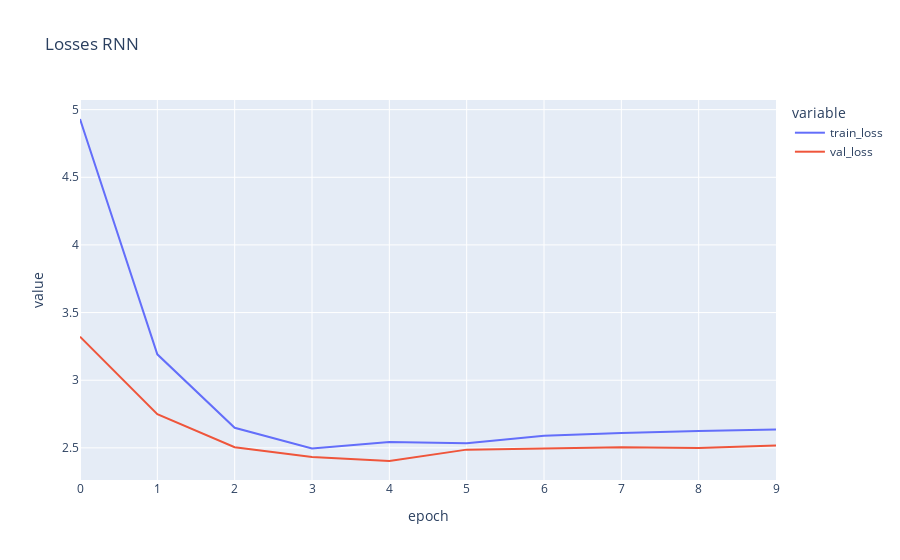

The notebook cell saved with this chart:
### Code cell
# Initialize the RNN model, loss function, and optimizer
rnn_model = RNN(features, hidden_size, num_layers, num_classes, verbose=False)
optimizer_rnn = optim.Adam(rnn_model.parameters(), lr=0.1)

rnn_train_losses, rnn_val_losses, rnn_avg_losses = train_model(
    X_train, y_train, X_test, y_test, rnn_model, criterion, optimizer_rnn, 
    num_epochs=10, batch_size=int(batch_size/2), verbose=False
)

plot_losses(rnn_avg_losses, rnn_val_losses, "RNN")

### Figure 1 — Plotly figure (JSON) as saved in the notebook; plotly's stock layout.template omitted (floating-point values rounded to 4 significant figures)
{"data": [{"hovertemplate": "variable=train_loss<br>epoch=%{x}<br>value=%{y}<extra></extra>", "legendgroup": "train_loss", "line": {"color": "#636efa", "dash": "solid"}, "marker": {"symbol": "circle"}, "mode": "lines", "name": "train_loss", "orientation": "v", "showlegend": true, "type": "scatter", "x": [0, 1, 2, 3, 4, 5, 6, 7, 8, 9], "xaxis": "x", "y": [4.931, 3.191, 2.649, 2.495, 2.544, 2.534, 2.59, 2.611, 2.624, 2.635], "yaxis": "y"}, {"hovertemplate": "variable=val_loss<br>epoch=%{x}<br>value=%{y}<extra></extra>", "legendgroup": "val_loss", "line": {"color": "#EF553B", "dash": "solid"}, "marker": {"symbol": "circle"}, "mode": "lines", "name": "val_loss", "orientation": "v", "showlegend": true, "type": "scatter", "x": [0, 1, 2, 3, 4, 5, 6, 7, 8, 9], "xaxis": "x", "y": [3.322, 2.748, 2.504, 2.432, 2.403, 2.487, 2.495, 2.505, 2.5, 2.517], "yaxis": "y"}], "layout": {"legend": {"title": {"text": "variable"}, "tracegroupgap": 0}, "title": {"text": "Losses RNN"}, "xaxis": {"anchor": "y", "domain": [0, 1], "title": {"text": "epoch"}}, "yaxis": {"anchor": "x", "domain": [0, 1], "title": {"text": "value"}}}}
